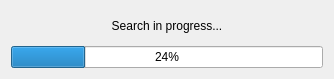
<?xml version="1.0" encoding="UTF-8"?>
<ui version="4.0">
 <class>SearchProgressDialog</class>
 <widget class="QDialog" name="SearchProgressDialog">
  <property name="geometry">
   <rect>
    <x>0</x>
    <y>0</y>
    <width>334</width>
    <height>79</height>
   </rect>
  </property>
  <property name="windowTitle">
   <string>Search</string>
  </property>
  <layout class="QVBoxLayout" name="verticalLayout">
   <item>
    <widget class="QLabel" name="label">
     <property name="text">
      <string>Search in progress...</string>
     </property>
     <property name="alignment">
      <set>Qt::AlignCenter</set>
     </property>
    </widget>
   </item>
   <item>
    <widget class="QProgressBar" name="searchProgress">
     <property name="value">
      <number>24</number>
     </property>
    </widget>
   </item>
  </layout>
 </widget>
 <resources/>
 <connections/>
</ui>
